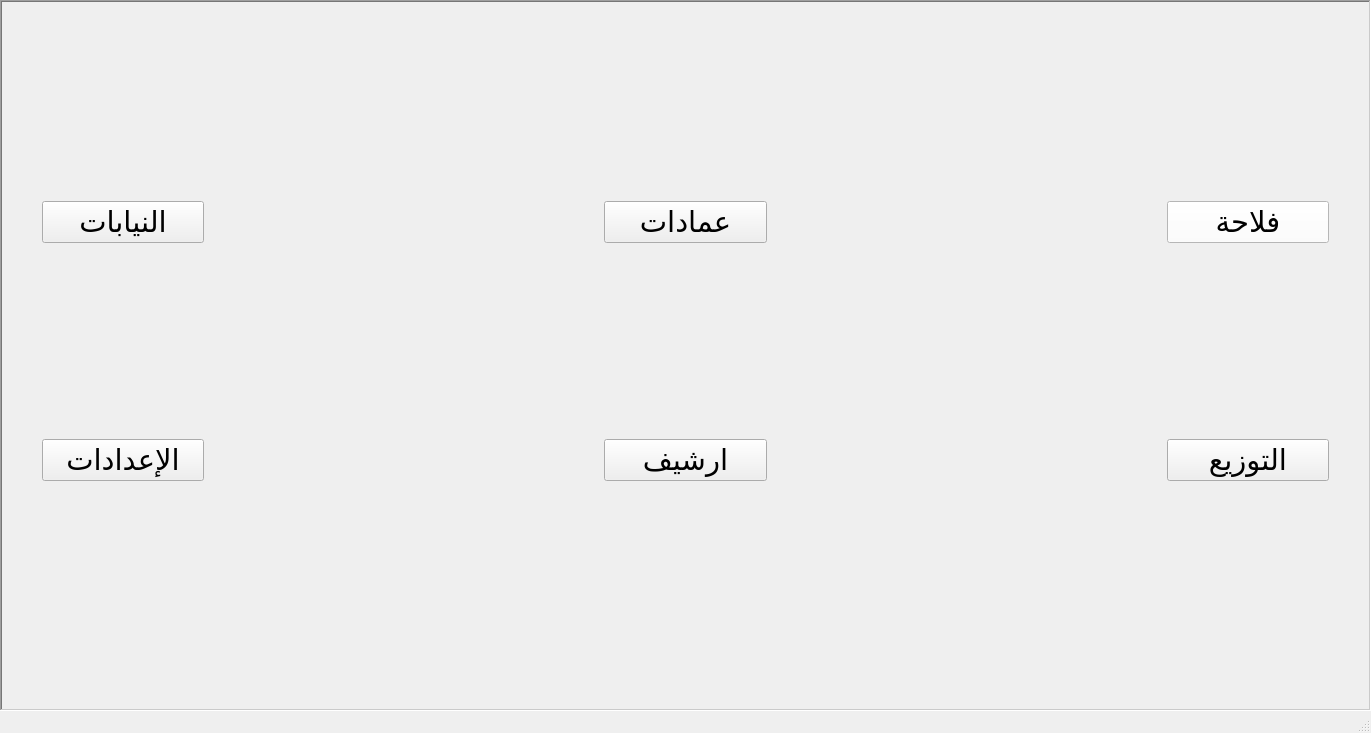
<?xml version="1.0" encoding="UTF-8"?>
<ui version="4.0">
 <class>mainwindow</class>
 <widget class="QMainWindow" name="mainwindow">
  <property name="windowModality">
   <enum>Qt::ApplicationModal</enum>
  </property>
  <property name="geometry">
   <rect>
    <x>0</x>
    <y>0</y>
    <width>1366</width>
    <height>705</height>
   </rect>
  </property>
  <property name="windowTitle">
   <string>D.P.A</string>
  </property>
  <property name="windowIcon">
   <iconset resource="../qrc_source/source.qrc">
    <normaloff>:/MainIcon/Image/pngtree-beautiful-wheat-glyph-vector-icon-png-image_2003301.jpg</normaloff>:/MainIcon/Image/pngtree-beautiful-wheat-glyph-vector-icon-png-image_2003301.jpg</iconset>
  </property>
  <property name="styleSheet">
   <string notr="true"/>
  </property>
  <property name="locale">
   <locale language="Arabic" country="Tunisia"/>
  </property>
  <widget class="QWidget" name="centralwidget">
   <layout class="QGridLayout" name="gridLayout_2">
    <property name="leftMargin">
     <number>0</number>
    </property>
    <property name="topMargin">
     <number>0</number>
    </property>
    <property name="rightMargin">
     <number>0</number>
    </property>
    <property name="bottomMargin">
     <number>0</number>
    </property>
    <item row="0" column="0">
     <widget class="QFrame" name="frame">
      <property name="enabled">
       <bool>true</bool>
      </property>
      <property name="minimumSize">
       <size>
        <width>1371</width>
        <height>711</height>
       </size>
      </property>
      <property name="maximumSize">
       <size>
        <width>1371</width>
        <height>711</height>
       </size>
      </property>
      <property name="font">
       <font>
        <family>Arabic Typesetting</family>
       </font>
      </property>
      <property name="styleSheet">
       <string notr="true">background-image: url(:/background/Image/pexels-skitterphoto-730921.jpg);</string>
      </property>
      <property name="frameShape">
       <enum>QFrame::WinPanel</enum>
      </property>
      <property name="frameShadow">
       <enum>QFrame::Sunken</enum>
      </property>
      <property name="lineWidth">
       <number>0</number>
      </property>
      <layout class="QGridLayout" name="gridLayout">
       <property name="leftMargin">
        <number>40</number>
       </property>
       <property name="topMargin">
        <number>9</number>
       </property>
       <property name="rightMargin">
        <number>40</number>
       </property>
       <property name="bottomMargin">
        <number>38</number>
       </property>
       <property name="horizontalSpacing">
        <number>400</number>
       </property>
       <item row="0" column="2">
        <widget class="QPushButton" name="farmers">
         <property name="font">
          <font>
           <family>Arabic Typesetting</family>
           <pointsize>22</pointsize>
          </font>
         </property>
         <property name="layoutDirection">
          <enum>Qt::LeftToRight</enum>
         </property>
         <property name="autoFillBackground">
          <bool>false</bool>
         </property>
         <property name="styleSheet">
          <string notr="true">background-color:rgb(255, 255, 255)</string>
         </property>
         <property name="text">
          <string>فلاحة</string>
         </property>
         <property name="iconSize">
          <size>
           <width>67</width>
           <height>36</height>
          </size>
         </property>
        </widget>
       </item>
       <item row="0" column="0">
        <widget class="QPushButton" name="ProsecutionOffices">
         <property name="font">
          <font>
           <family>Arabic Typesetting</family>
           <pointsize>22</pointsize>
          </font>
         </property>
         <property name="text">
          <string>النيابات</string>
         </property>
        </widget>
       </item>
       <item row="0" column="1">
        <widget class="QPushButton" name="DeanShips">
         <property name="font">
          <font>
           <family>Arabic Typesetting</family>
           <pointsize>22</pointsize>
          </font>
         </property>
         <property name="text">
          <string>عمادات</string>
         </property>
         <property name="iconSize">
          <size>
           <width>67</width>
           <height>36</height>
          </size>
         </property>
        </widget>
       </item>
       <item row="1" column="0">
        <widget class="QPushButton" name="settings">
         <property name="font">
          <font>
           <family>Arabic Typesetting</family>
           <pointsize>22</pointsize>
          </font>
         </property>
         <property name="text">
          <string>الإعدادات</string>
         </property>
        </widget>
       </item>
       <item row="1" column="2">
        <widget class="QPushButton" name="distribution">
         <property name="font">
          <font>
           <family>Arabic Typesetting</family>
           <pointsize>22</pointsize>
          </font>
         </property>
         <property name="text">
          <string>التوزيع</string>
         </property>
        </widget>
       </item>
       <item row="1" column="1">
        <widget class="QPushButton" name="histroy">
         <property name="font">
          <font>
           <family>Arabic Typesetting</family>
           <pointsize>22</pointsize>
          </font>
         </property>
         <property name="text">
          <string>ارشيف</string>
         </property>
        </widget>
       </item>
      </layout>
     </widget>
    </item>
   </layout>
  </widget>
  <widget class="QStatusBar" name="statusbar"/>
  <widget class="QMenuBar" name="menubar">
   <property name="geometry">
    <rect>
     <x>0</x>
     <y>0</y>
     <width>1366</width>
     <height>21</height>
    </rect>
   </property>
  </widget>
 </widget>
 <resources>
  <include location="../qrc_source/source.qrc"/>
 </resources>
 <connections/>
</ui>
